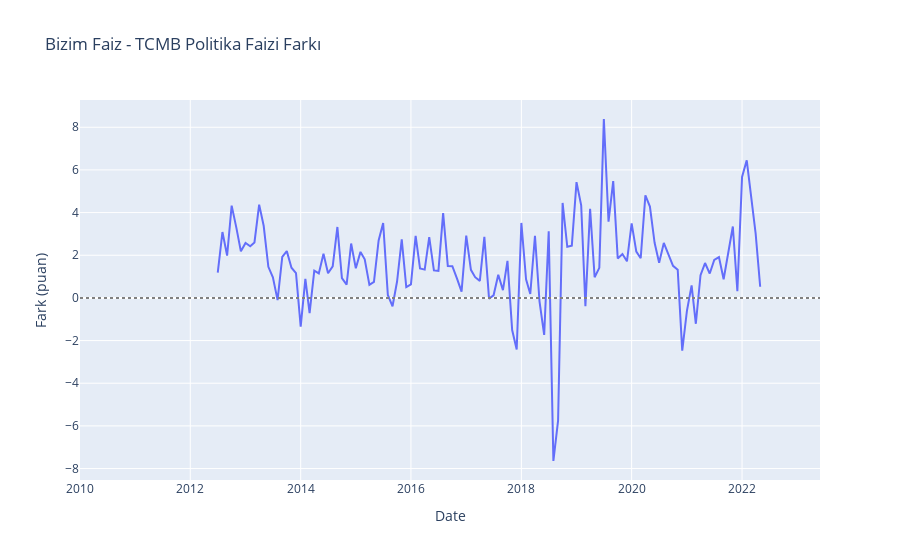

This figure's notebook cell:
### Code cell
compare["Fark"] = compare["Faiz"] - compare["Faiz_TCMB"]


fig = px.line(compare, x="Date", y="Fark", 
              title="Bizim Faiz - TCMB Politika Faizi Farkı",
              labels={"Fark":"Fark (puan)"})
fig.add_hline(y=0, line_dash="dot", line_color="gray")
fig.show()

### Figure 1 — Plotly figure (JSON) as saved in the notebook; plotly's stock layout.template omitted (floating-point values rounded to 4 significant figures; data arrays with more than 128 entries replaced by an {"elided": "..."} marker saying what was removed)
{"data": [{"hovertemplate": "Date=%{x}<br>Fark (puan)=%{y}<extra></extra>", "legendgroup": "", "line": {"color": "#636efa", "dash": "solid"}, "marker": {"symbol": "circle"}, "mode": "lines", "name": "", "orientation": "v", "showlegend": false, "type": "scatter", "x": {"elided": "162 str values"}, "xaxis": "x", "y": {"elided": "162 float values"}, "yaxis": "y"}], "layout": {"legend": {"tracegroupgap": 0}, "shapes": [{"line": {"color": "gray", "dash": "dot"}, "type": "line", "x0": 0, "x1": 1, "xref": "x domain", "y0": 0, "y1": 0, "yref": "y"}], "title": {"text": "Bizim Faiz - TCMB Politika Faizi Farkı"}, "xaxis": {"anchor": "y", "domain": [0, 1], "title": {"text": "Date"}}, "yaxis": {"anchor": "x", "domain": [0, 1], "title": {"text": "Fark (puan)"}}}}
